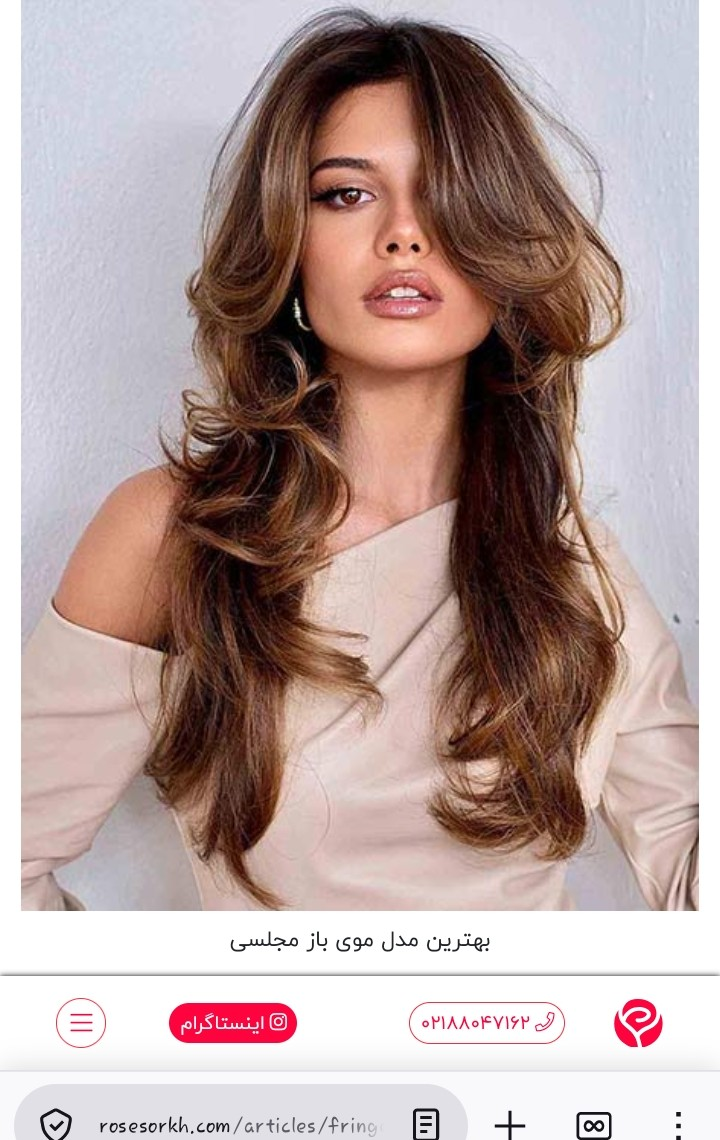
#> input picture season-02/images/1.jpg, 720 x 1140 px
$ jupyter execute practice3.ipynb
#> lines starting #> are read from the running program, lines starting #| are printed output that depends on the picture; after the words box and inside, x2 and y2 are one past the last pixel; in counts of white or black regions, pixels touching at a corner belong together
<div class="alert alert-primary" role="alert">
    <h1 align="center">Third Practice: Transparent Circular Face Extraction</h1>
    <h3>1. Prepare the Alpha Mask</h3>
    <p>Initialize a single-channel grayscale mask (matching image dimensions) to define the transparency distribution.</p>
    <h3>2. Define the Circular Region</h3>
    <p>Use <code>cv2.circle</code> to fill the face area with 255 (opaque). Optionally, fill the background with a low value (e.g., 76) for a <b>glassy/semi-transparent effect</b> instead of total removal.</p>
    <h3>3. Integrate & Save</h3>
    <p>Assign the mask to the image's 4th channel (Alpha) and export the result as a <b>PNG file</b> to preserve transparency.</p>
    <hr>
    <p><b>Note:</b> PNG format is mandatory for transparency support. The background visibility depends on the alpha values applied during the masking process.</p>
</div>

<div class="alert alert-warning" role="alert" align="center">
    <h4>Marzieh Naseri</h4>
</div>

[cell 1]
import cv2 as cv
import matplotlib.pyplot as plt
import numpy as np

[cell 2]
img = cv.imread("images/1.jpg")
#> img is the input picture: shape (1140, 720, 3); mean B, G, R 159.3, 162.1, 182.2
plt.imshow(img[...,::-1])

[cell 3]
img.shape
#> Out = (1140, 720, 3)

[cell 4]
cropped=img[15:395,192:572]
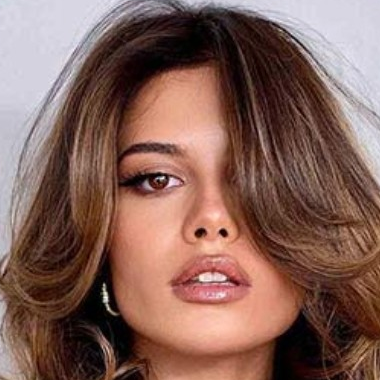
#> cropped: shape (380, 380, 3); mean B, G, R 88.6, 98, 132.2
plt.imshow(cropped[...,::-1])

# PNG

[cell 5]
png_image = np.zeros((380,380,4), np.uint8)
png_image[:,:,0:3]=cropped
circle=np.zeros((380,380),np.uint8)
cv.circle(circle, (190, 190), 190, (255,255,255), -1)
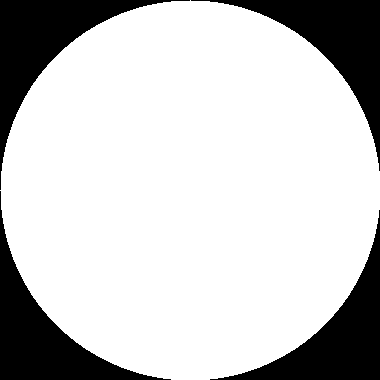
#> circle: shape (380, 380); 78.5% white; 4 black regions, box (x1, y1, x2, y2) and area: (0, 0, 190, 190) 7948, (191, 0, 380, 171) 7758, (0, 191, 171, 380) 7758, (210, 210, 380, 380) 7569
png_image[:,:,3]= circle
cv.imwrite("images/girl_circular.png", png_image)
#> Out = True

## Transparent

[cell 6]
import cv2 as cv
import numpy as np


png_image2 = np.zeros((1140, 720, 4), dtype=np.uint8)
png_image2[:, :, 0:3] = img

alpha_mask = np.full((1140, 720), 76, dtype=np.uint8)

cv.circle(alpha_mask, (382, 205), 190, 255, -1)
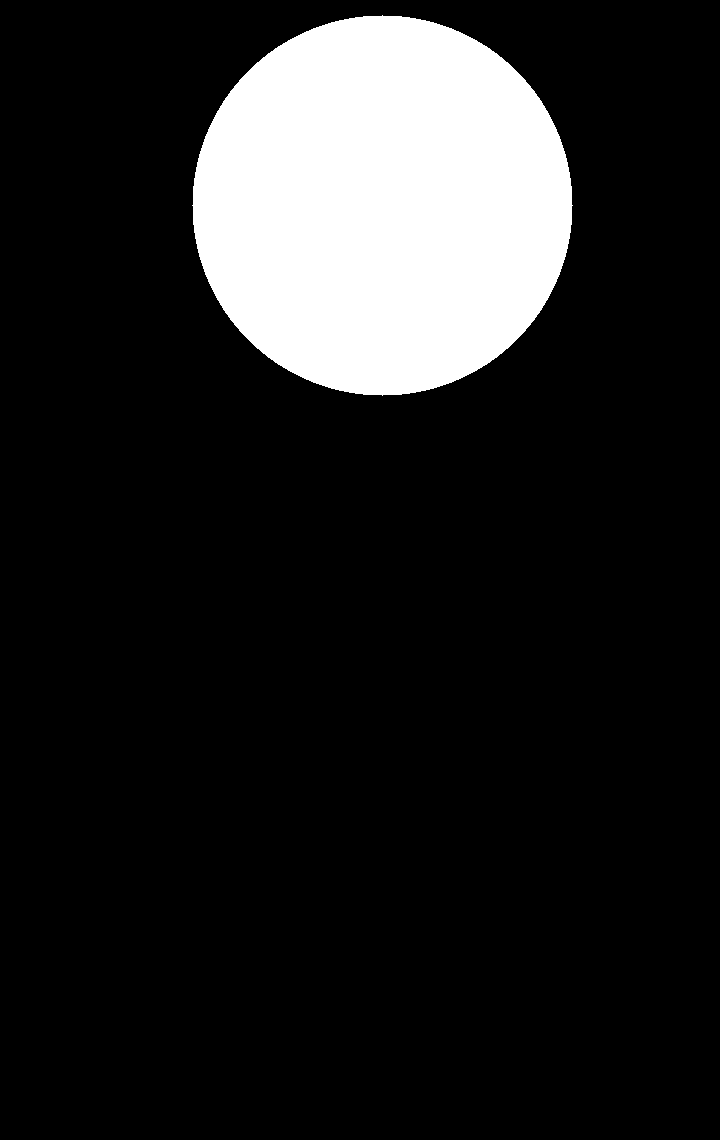
#> alpha_mask: shape (1140, 720); values 76 (black) and 255 (white), 13.8% white; 1 white region, box (x1, y1, x2, y2) and area: (192, 15, 573, 396) 113369

png_image2[:, :, 3] = alpha_mask


cv.imwrite("images/girl_transparent.png", png_image2)
#> Out = True
